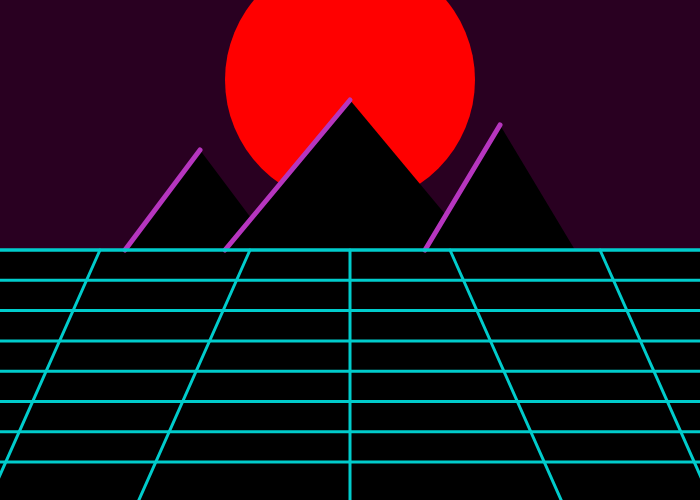
Frame 1 (no input)
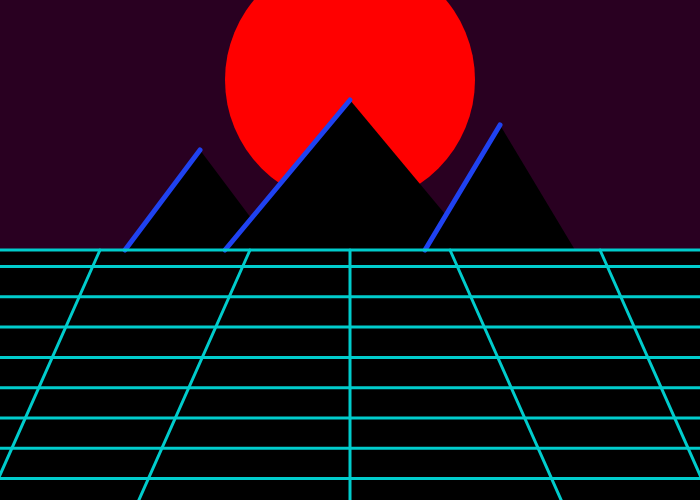
Frame 60 (no input)
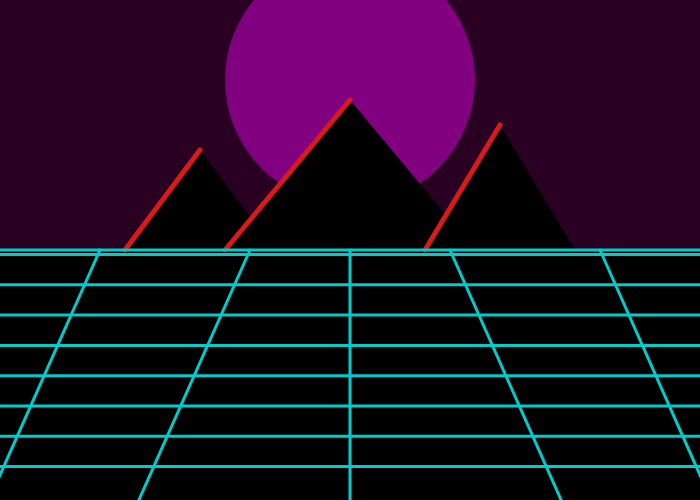
Frame 120 (the mouse pressed at the canvas centre since frame 60)

The p5.js sketch that drew these frames (run headless with seeded random() and noise() and a simulated clock; from frame 60 on, the mouse is pressed at the canvas centre):

// p5.js sketch
// ── sketch.js

let lineY=250;
let speed=0.3;
var r;
var g;
var b;
var a;
var n;
var m;

function setup() {
  createCanvas(700, 500);
  rectMode(CORNER);
  frameRate(60);
  n = color(255,0,0);
  m = color(0,0,255);
}

function draw() {
  background(0, 0, 0);
  // console.log(deltaTime)
  r = random(255); // r is a random number between 0 - 255
  g = random(255); // g is a random number betwen 100 - 200
  b = random(255); // b is a random number between 0 - 100
  a = random(200,255); // a is a random number between 200 - 255

  var t = map(mouseX,0,width,0,1.0);
  var c = lerpColor(n,m,t);

  strokeWeight(0); //Horizont Rechteck
  fill(41,0,33)
  rect(0, 0, 700, 250);


  fill(c)
  circle(350, 80, 250);

  fill(0) //Berg links
  triangle(125, 250, 275, 250, 200, 150);

  fill(0) //Berg Mitte
  triangle(225, 250, 475, 250, 350, 100);

  fill(0) // Berg rechts
  triangle(575, 250, 425, 250, 500, 125);

  strokeWeight(5);
  stroke(r,g,b);
  line(125,250, 200, 150);

  strokeWeight(5);
  stroke(r,g,b);
  line(425,250, 500, 125);

  strokeWeight(5);
  stroke(r,g,b);
  line(225,250, 350, 100);


  strokeWeight(3);  // Linie am Horizont
  stroke(0,204,204);
  line(700,250, 0, 250);

  strokeWeight(3); //mitte‚
  stroke(0,204,204);
  line(350,250, 350, 700);

  strokeWeight(3); //linksmitte
  stroke(0,204,204);
  line(250,250, 50, 700);

  strokeWeight(3); //links
  stroke(0,204,204);
  line(100,250, -100, 700);

  strokeWeight(3); //rechtsmitte
  stroke(0,204,204);
  line(450,250, 650, 700);

  strokeWeight(3); //rechts
  stroke(0,204,204);
  line(600,250, 800, 700);


  for (let i = 0; i <= 7; i++) {
    line(700, lineY + (i * 30), 0, lineY + (i * 30));
    lineY += speed; //equivalent to lineY = lineY + speed;
    if (lineY >= 280 + (i * 30)) {
      lineY = 250;
    }
  }
}
